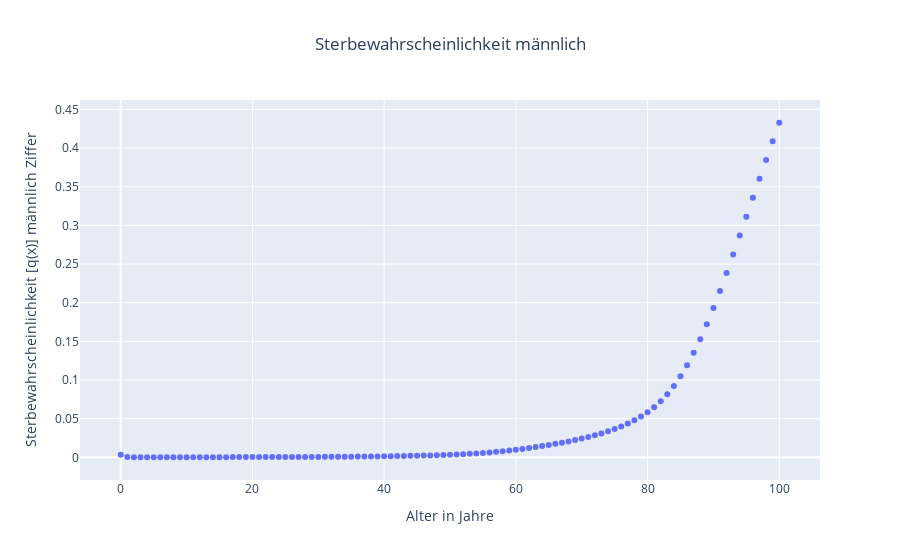

Notebook source saved alongside this figure:
### Code cell
# Visual Python: Visualization > Plotly
fig = px.scatter(df, x='Alter in Jahre', y='Sterbewahrscheinlichkeit [q(x)] männlich Ziffer', title='Sterbewahrscheinlichkeit männlich')

fig.update_layout(title_x=0.5)

fig.show()
